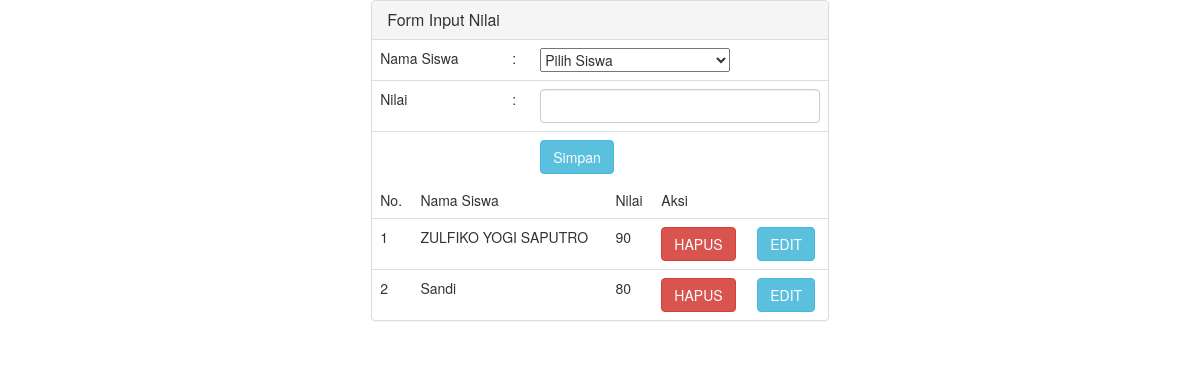
/guru/nilai.php, run on the app's committed database.
### tables this page shows
CREATE TABLE IF NOT EXISTS `nilai` (
  `id` int(11) NOT NULL AUTO_INCREMENT,
  `id_siswa` int(11) NOT NULL,
  `id_guru` int(11) DEFAULT NULL,
  `id_mapel` int(11) DEFAULT NULL,
  `nilai` varchar(25) DEFAULT NULL,
  PRIMARY KEY (`id`)
);

CREATE TABLE IF NOT EXISTS `siswa` (
  `id` int(11) NOT NULL AUTO_INCREMENT,
  `nama` varchar(255) NOT NULL,
  `jk` varchar(10) DEFAULT NULL,
  `tgl_lahir` varchar(50) NOT NULL,
  `username` varchar(100) NOT NULL,
  `password` varchar(100) NOT NULL,
  PRIMARY KEY (`id`)
);

### guru/nilai.php (the view, shortened to what this page needs)
<?php
include '../config/koneksi.php';
?>
<!doctype html>
<html>
<head>
    <link href="../css/bootstrap.min.css" rel="stylesheet">
    </head>
<body>
    <section>
        <div class="container">
            <div class="row">
                <form method="post">
                    <div class="col-md-5" style="float: none; margin: 0 auto;">
                        <div class="panel panel-default">
                            <div class="panel-heading">
                                <h3 class="panel-title">Form Input Nilai</h3>
                            </div>
                            <table class="table">
                                <tr>
                                    <td>Nama Siswa</td>
                                    <td>:</td>
                                    <td>
                                        <select name="nama" class="input" required="required">
                                            <option>Pilih Siswa</option>
                                        </select>
                                    </td>
                                </tr>
                                <tr>
                                    <td>Nilai</td>
                                    <td>:</td>
                                    <td><input type="text" name="nilai" class="form-control" value="<?php echo $edit['nilai']; ?>"></td>
                                </tr>
                                <tr>
                                    <td></td>
                                    <td></td>
                                    <td>
                                        <?php if ($_GET['id']=="") { ?>
                                        <input type="submit" name="simpan" class="btn btn-info" value="Simpan">
                                        <?php }else{ ?>
                                        <input type="submit" name="ubah" class="btn btn-info" value="Ubah">
                                        <?php } ?>
                                    </td>
                                </tr>
                            </table>
                            <table class="table">
                                <tr>
                                    <td>No.</td>
                                    <td>Nama Siswa</td>
                                    <td>Nilai</td>
                                    <td>Aksi</td>
                                </tr>
                                <?php
                                $no = 1;
                                $sql_nilai = mysqli_query($koneksi,"SELECT `nilai`.*, `mapel`.`nama` as nama_mapel, `siswa`.`nama` as nama_siswa, `guru`.`nama` as nama_guru  FROM `nilai` INNER JOIN `mapel` ON `nilai`.`id_mapel` = `mapel`.`id` INNER JOIN `siswa` ON `nilai`.`id_siswa` = `siswa`.id INNER JOIN `guru` ON `nilai`.`id_guru` = `guru`.id");
                                while($data_siswa = mysqli_fetch_array($sql_nilai)){
                                    ?>
                                    <tr>
                                        <td><?php echo $no ?></td>
                                        <td><?php echo $data_siswa['nama_siswa']; ?></td>
                                        <td><?php echo $data_siswa['nilai']; ?></td>
                                        <td><a href="?menu=nilai&hapus&id=<?php echo $data_siswa['id'];?>" onClick="return confirm('Hapus Data Ini???')" class="btn btn-danger">HAPUS</a></td>
                                        <td><a href="?menu=nilai&edit&id=<?php echo $data_siswa['id'];?>" class="btn btn-info">EDIT</a></td>
                                    </tr>
                                    <?php
                                    $no++;
                                    }
                                    ?>
                            </table>
                        </div>
                    </div>
                </form>
            </div>
        </div>
    </section>
</body>
</html>

### data on the page
nilai: id_siswa.nama "ZULFIKO YOGI SAPUTRO", nilai "90"
nilai: id_siswa.nama "Sandi", nilai "80"
